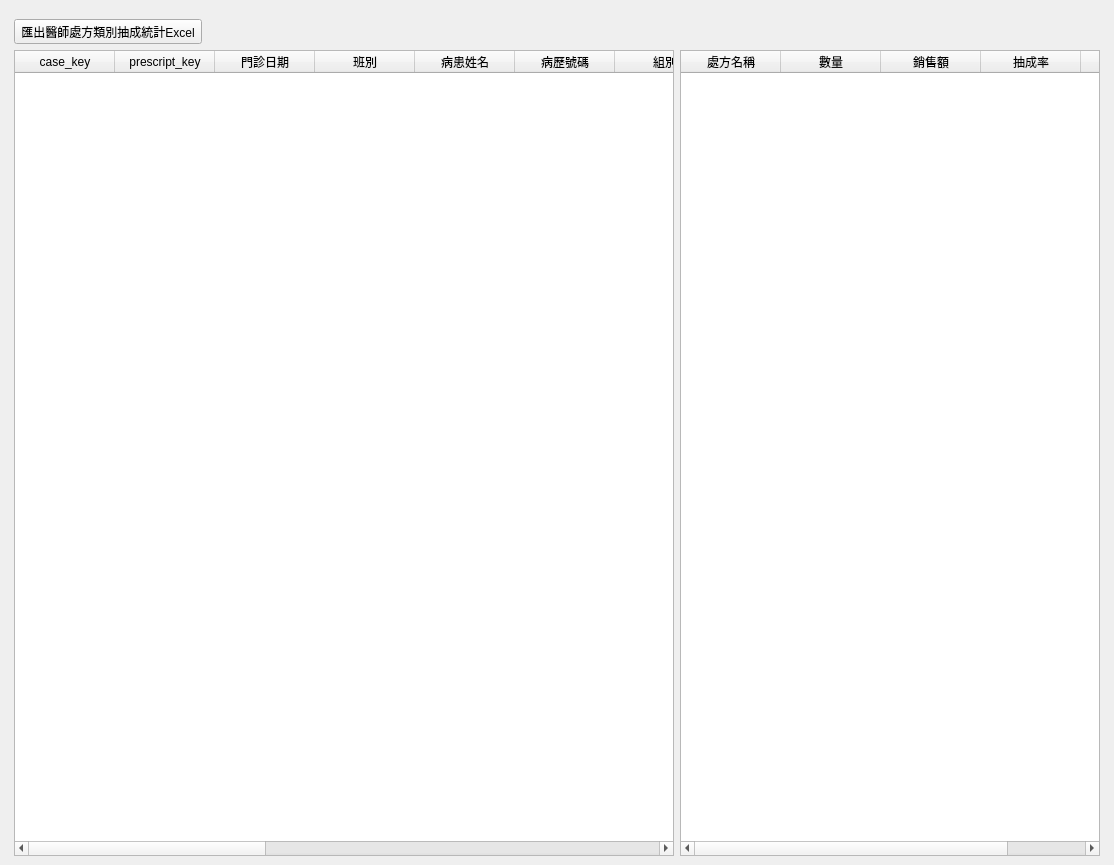
<?xml version="1.0" encoding="UTF-8"?>
<ui version="4.0">
 <class>WindowStatisticsDoctorMedicinePercent</class>
 <widget class="QMainWindow" name="WindowStatisticsDoctorMedicinePercent">
  <property name="geometry">
   <rect>
    <x>0</x>
    <y>0</y>
    <width>1114</width>
    <height>865</height>
   </rect>
  </property>
  <property name="windowTitle">
   <string>醫師收入統計</string>
  </property>
  <widget class="QWidget" name="centralwidget">
   <layout class="QHBoxLayout" name="horizontalLayout">
    <item>
     <layout class="QVBoxLayout" name="verticalLayout">
      <property name="leftMargin">
       <number>5</number>
      </property>
      <property name="topMargin">
       <number>10</number>
      </property>
      <property name="rightMargin">
       <number>5</number>
      </property>
      <item>
       <layout class="QVBoxLayout" name="verticalLayout_5">
        <item>
         <layout class="QHBoxLayout" name="horizontalLayout_income">
          <item>
           <layout class="QVBoxLayout" name="verticalLayout_2">
            <item>
             <layout class="QHBoxLayout" name="horizontalLayout_3">
              <item>
               <widget class="QToolButton" name="toolButton_export_doctor_excel">
                <property name="text">
                 <string>匯出醫師處方類別抽成統計Excel</string>
                </property>
                <property name="icon">
                 <iconset>
                  <normaloff>../icons/document-export.svg</normaloff>../icons/document-export.svg</iconset>
                </property>
                <property name="toolButtonStyle">
                 <enum>Qt::ToolButtonTextBesideIcon</enum>
                </property>
               </widget>
              </item>
              <item>
               <spacer name="horizontalSpacer">
                <property name="orientation">
                 <enum>Qt::Horizontal</enum>
                </property>
                <property name="sizeHint" stdset="0">
                 <size>
                  <width>40</width>
                  <height>20</height>
                 </size>
                </property>
               </spacer>
              </item>
             </layout>
            </item>
            <item>
             <layout class="QHBoxLayout" name="horizontalLayout_2">
              <item>
               <widget class="QTableWidget" name="tableWidget_doctor">
                <property name="maximumSize">
                 <size>
                  <width>16777215</width>
                  <height>16777215</height>
                 </size>
                </property>
                <property name="editTriggers">
                 <set>QAbstractItemView::NoEditTriggers</set>
                </property>
                <property name="selectionMode">
                 <enum>QAbstractItemView::SingleSelection</enum>
                </property>
                <property name="selectionBehavior">
                 <enum>QAbstractItemView::SelectRows</enum>
                </property>
                <column>
                 <property name="text">
                  <string>case_key</string>
                 </property>
                </column>
                <column>
                 <property name="text">
                  <string>prescript_key</string>
                 </property>
                </column>
                <column>
                 <property name="text">
                  <string>門診日期</string>
                 </property>
                </column>
                <column>
                 <property name="text">
                  <string>班別</string>
                 </property>
                </column>
                <column>
                 <property name="text">
                  <string>病患姓名</string>
                 </property>
                </column>
                <column>
                 <property name="text">
                  <string>病歷號碼</string>
                 </property>
                </column>
                <column>
                 <property name="text">
                  <string>組別</string>
                 </property>
                </column>
                <column>
                 <property name="text">
                  <string>處方名稱</string>
                 </property>
                </column>
                <column>
                 <property name="text">
                  <string>數量</string>
                 </property>
                </column>
                <column>
                 <property name="text">
                  <string>單價</string>
                 </property>
                </column>
                <column>
                 <property name="text">
                  <string>天數</string>
                 </property>
                </column>
                <column>
                 <property name="text">
                  <string>銷售額</string>
                 </property>
                </column>
                <column>
                 <property name="text">
                  <string>處方類別</string>
                 </property>
                </column>
                <column>
                 <property name="text">
                  <string>抽成率</string>
                 </property>
                </column>
                <column>
                 <property name="text">
                  <string>抽成金</string>
                 </property>
                </column>
                <column>
                 <property name="text">
                  <string>醫師</string>
                 </property>
                </column>
               </widget>
              </item>
              <item>
               <widget class="QTableWidget" name="tableWidget_commission">
                <property name="maximumSize">
                 <size>
                  <width>420</width>
                  <height>16777215</height>
                 </size>
                </property>
                <property name="editTriggers">
                 <set>QAbstractItemView::NoEditTriggers</set>
                </property>
                <property name="selectionMode">
                 <enum>QAbstractItemView::SingleSelection</enum>
                </property>
                <property name="selectionBehavior">
                 <enum>QAbstractItemView::SelectRows</enum>
                </property>
                <column>
                 <property name="text">
                  <string>處方名稱</string>
                 </property>
                </column>
                <column>
                 <property name="text">
                  <string>數量</string>
                 </property>
                </column>
                <column>
                 <property name="text">
                  <string>銷售額</string>
                 </property>
                </column>
                <column>
                 <property name="text">
                  <string>抽成率</string>
                 </property>
                </column>
                <column>
                 <property name="text">
                  <string>抽成金</string>
                 </property>
                </column>
               </widget>
              </item>
             </layout>
            </item>
           </layout>
          </item>
          <item>
           <layout class="QVBoxLayout" name="verticalLayout_chart"/>
          </item>
         </layout>
        </item>
       </layout>
      </item>
     </layout>
    </item>
   </layout>
  </widget>
  <widget class="QMenuBar" name="menubar">
   <property name="geometry">
    <rect>
     <x>0</x>
     <y>0</y>
     <width>1114</width>
     <height>33</height>
    </rect>
   </property>
  </widget>
  <action name="action_export_excel">
   <property name="icon">
    <iconset>
     <normaloff>../icons/document-export.svg</normaloff>../icons/document-export.svg</iconset>
   </property>
   <property name="text">
    <string>匯出Excel</string>
   </property>
  </action>
 </widget>
 <resources/>
 <connections/>
</ui>
